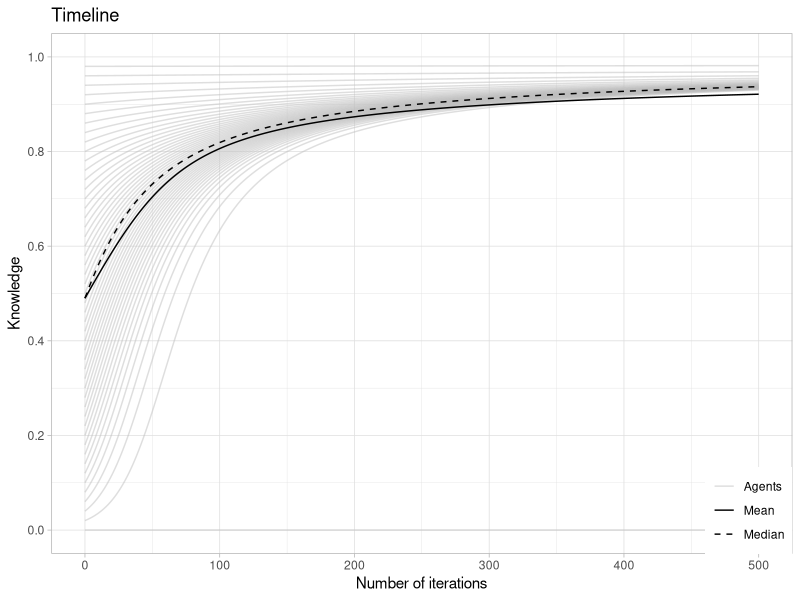

Source code (R):
## ---- chunk 1
library(tidyverse)  
# set.seed(1)
## ---- chunk 2
nA = 5            # number of Agents
ID = seq_len(nA)  # ID of the Agents

Pop <- tibble( ID = ID )
Pop
## ---- chunk 3
set_Knowledge <- function(Pop = Pop,
                          Typ = FALSE,
                          K = Knowledge) {
  Kname <- "Knowledge"
  if (Typ != FALSE) {
    Kname <- paste(Kname, Typ, sep = "_")
  }
  if (Kname %in% colnames(Pop)) {
    Pop <- Pop %>%
      mutate(!!Kname := K)
  } else {
    Pop[[Kname]] <- K
  }
  Pop <- Pop %>%

  return(Pop)
}
## ---- chunk 4
K <- seq_len(nA)/5

Pop <- set_Knowledge( Pop = Pop, K = 0.5 )
Pop <- set_Knowledge( Pop = Pop, Typ = "A", K = K )
Pop
## ---- chunk 5
update_Knowledge <- function(Pop = Pop,
                            Typ = FALSE,
                            add = 0,
                            fac = 1) {
  Kname <- "Knowledge"
  if (Typ != FALSE) {
    Kname <- paste(Kname, Typ, sep = "_")
  }
  if (Kname %in% colnames(Pop)) {
    Pop <- Pop %>%
      mutate( !!Kname := ( .data[[Kname]] + add ) * fac )
  } else {
    Pop <- set_Knowledge(Pop = Pop, K = add, Typ = Typ)
    Pop <- Pop %>%
      mutate( !!Kname := .data[[Kname]] * fac )
  }
  return(Pop)
}
## ---- chunk 6
add <- seq_len(nA)/20
fac <- seq_len(nA)/10 

Pop <- update_Knowledge( Pop = Pop, add = add ) 
Pop <- update_Knowledge( Pop = Pop, Typ = "A", fac = fac ) 
Pop <- update_Knowledge( Pop = Pop, Typ = "B", add = add, fac = fac ) 
Pop
## ---- chunk 7
set_LearnRate <- function(Pop = Pop,
                          LR = LearnRate) {
  LRname <- "LearnRate"
  Pop <- Pop %>%
    mutate(!!LRname := LR,
           !!LRname := pmax(.data[[LRname]],1E-3))
  return(Pop)
}
## ---- chunk 8
LR <- seq_len(nA)/5  
Pop <- set_LearnRate( Pop = Pop, LR = 1 ) 
Pop
## ---- chunk 9
update_LearnRate_Knowledge <- function(Pop = Pop,
                                       Typ = FALSE) {
  LR <- "LearnRate"
  Kname <- "Knowledge"
  if (Typ != FALSE) {
    Kname <- paste(Kname, Typ, sep = "_")
  }
  if (Kname %in% colnames(Pop)) {
    Pop <- Pop %>%
      mutate( !!LR := .data[[Kname]] * 0.5 )
  }
  return(Pop)
}
## ---- chunk 10
Pop <- update_LearnRate_Knowledge( Pop = Pop )  
Pop
## ---- chunk 11
set_StudyTime <- function(Pop = Pop,
                          ST = 0) {
  STname <- "StudyTime"
  Pop <- Pop %>%
    mutate(!!STname := ST)
  return(Pop)
}
## ---- chunk 12
Pop <- set_StudyTime( Pop = Pop, ST = 3)  
Pop
## ---- chunk 13
update_StudyTime <- function(Pop = Pop,
                             dT = TimeToAdd) {
  STname <- "StudyTime"
  if (STname %in% colnames(Pop)) {
    Pop <- Pop %>%
      mutate( !!STname := .data[[STname]] + dT )
  } else {
    Pop <- set_StudyTime(Pop = Pop, ST = dT )
  }
  return(Pop)
}
## ---- chunk 14
Pop <- update_StudyTime( Pop = Pop, dT = 1)   
Pop
## ---- chunk 15

get_Timeline <- function(TL = Timeline,
                          Time = 0,
                          Pop = Pop,
                          Info = name,
                          Sum = 0) {
  TLadd <- tibble( ID = Pop[["ID"]],
                   Time = Time,
                   !!Info := Pop[[Info]])
  if (Sum == 1) {
    Sumname1 <- paste(Info,"mean", sep = "_")
    Sumname2 <- paste(Info,"median", sep = "_")
    TLadd <- TLadd %>%
        mutate(!!Sumname1 := mean(Pop[[Info]], na.rm = TRUE),
               !!Sumname2 := median(Pop[[Info]], na.rm = TRUE))
    }
  if (Time == 0) {
    TL <- TLadd
  } else {
    TL <- bind_rows(TL, TLadd)
  }
  return(TL) 
}
## ---- chunk 16
Timeline <- get_Timeline( TL = Timeline, 
                           Time = 0, 
                           Pop = Pop, 
                           Info = "Knowledge", 
                           Sum = 1)
Timeline <- get_Timeline( TL = Timeline, 
                           Time = 1, 
                           Pop = Pop, 
                           Info = "Knowledge", 
                           Sum = 1)
Timeline

## ---- chunk 17
learn <- function(Pop = Pop,
                  Typ = FALSE,
                  LR = FALSE,
                  ST = StudyTime) {
  Kname <- "Knowledge"
  if (Typ != FALSE) {
    Kname <- paste(Kname, Typ, sep = "_")
  }
  if (Kname %in% colnames(Pop)) {
    K <- Pop[[Kname]]
  }
  if (LR == FALSE) {
    if ("LearnRate" %in% colnames(Pop)) {
      LR <- Pop[["LearnRate"]]
    }
  }

  T0 <- ( 1 - K )^( 1 / -LR )   # assumed time learnd allready
  K <- 1 - ( T0 + ST )^( -LR )  # Knowledge after time learnd
  
  Pop <- set_Knowledge(Pop = Pop, Typ = Typ, K = K)
  Pop <- update_StudyTime(Pop = Pop, dT = ST)
  return(Pop)
}
## ---- chunk 18

Pop <- tibble( ID = ID )
Pop <- set_Knowledge(Pop = Pop, K = 0.1)
Pop <- set_LearnRate(Pop = Pop, LR = 1)
Pop

Pop <- learn( Pop = Pop, ST = 10)
Pop
## ---- chunk 19
plt_Timeline <- function(TL = Timeline) {
  ggplot(data = TL, aes(x = Time)) +
  geom_line(aes(y = Knowledge, group = ID, color = "Agents"), 
            alpha = 0.5,
            linetype = "solid") +
  geom_line(aes(y = Knowledge_mean, color = "Mean"),
            linetype = "solid")  +
  geom_line(aes(y = Knowledge_median, color = "Median"),
            linetype = "dashed") +
  ggtitle("Timeline") +
  xlab("Number of iterations") +
  ylab("Knowledge") +
  scale_y_continuous(
    limits = c(0, 1),
    breaks = seq(0, 1, 0.2)
  ) +
    scale_color_manual(
    values = c("Agents" = "grey", "Mean" = "black", "Median" = "black"),
    labels = c("Agents" = "Agents", "Mean" = "Mean", "Median" = "Median")
  ) +
  theme_light() +
  theme(legend.title = element_blank(),
        legend.position = c(1, 0),
        legend.justification = c(1, 0))
}
    

## ---- chunk 20
sim_learn <- function(Pop = Pop,
                      Typ = FALSE,
                      LR = FALSE,
                      ST = 1,
                      STn = Itterations) {
  Kname <- "Knowledge"
  if (Typ != FALSE) {
    Kname <- paste(Kname, Typ, sep = "_")
  }
  Pop <- update_LearnRate_Knowledge( Pop = Pop )
  Pop <- set_StudyTime( Pop = Pop )
  TL <- get_Timeline( TL =TL,
                       Time = 0,
                       Pop = Pop,
                       Info = Kname,
                       Sum = 1 )
  
  for(i in 1:STn) {
    Pop <- learn(  Pop = Pop,
                   LR = LR,
                   ST = ST)
    Pop <- update_LearnRate_Knowledge( Pop = Pop )
    TL <- get_Timeline( TL =TL,
                         Time = i,
                         Pop = Pop,
                         Info = Kname,
                         Sum = 1 )
  }
    
  Output <- list( Pop = Pop,
                  TL = TL)
  return(Output)
}
## ---- chunk 21

nA = 50                          # number of Agents
ID = seq_len(nA)                 # ID of the Agents
K = (seq_len(nA)-1)/50           # Knowledge

Pop <- tibble( ID = ID )
Pop <- set_Knowledge( Pop = Pop, K = K )
Pop

res <- sim_learn(Pop = Pop,
                 ST = 1,
                 STn = 500)
res$Pop
plt_Timeline(res$TL)
